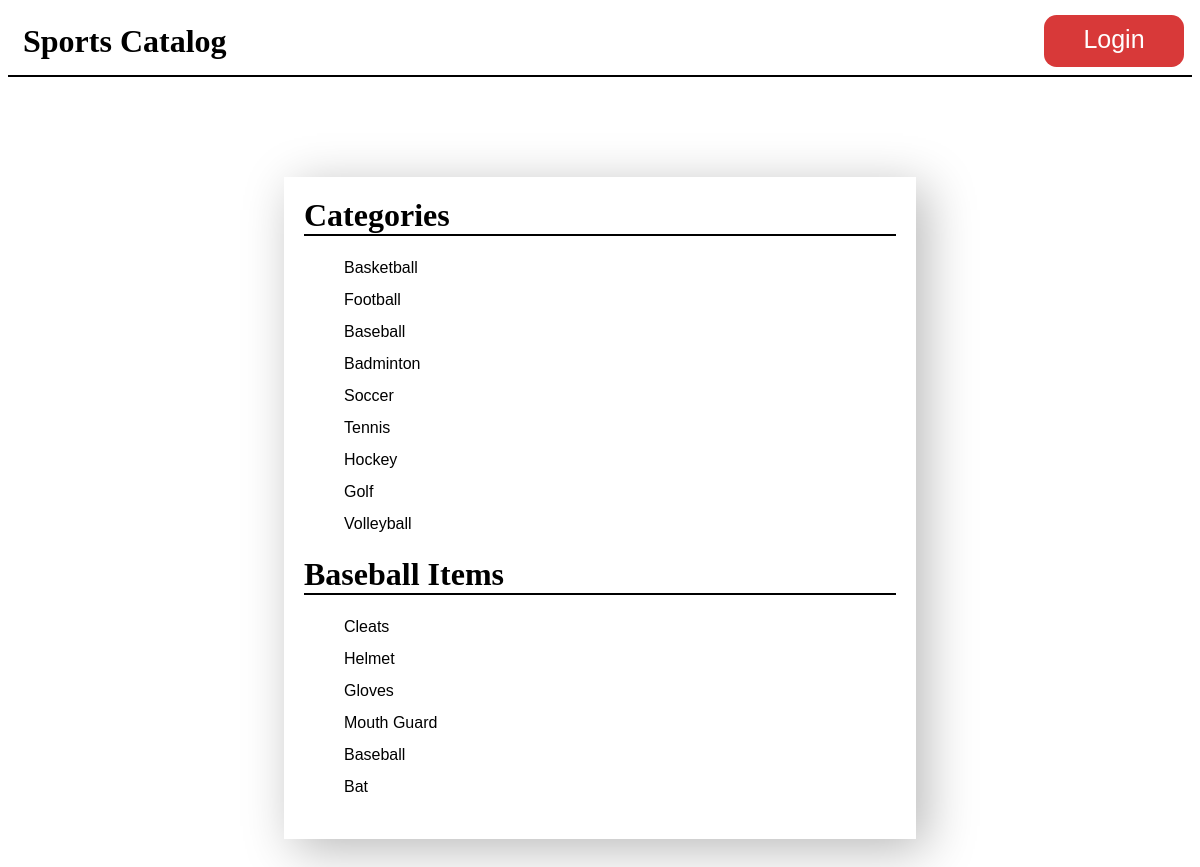
The page /category/3/items on the database as committed earlier.
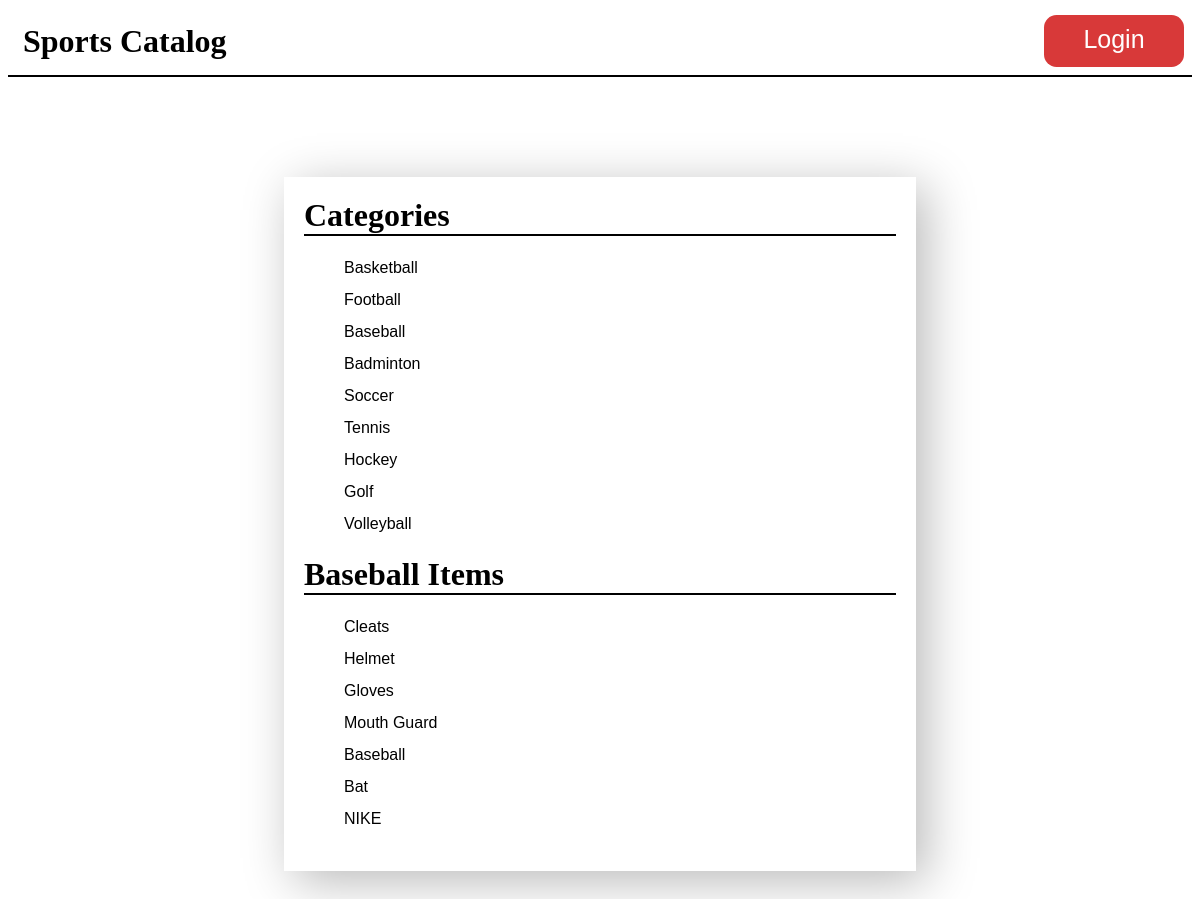
The same page on the database as committed later.
### database_setup.py (models this page shows, shortened)
class Category(Base):
    __tablename__ = 'category'
    id = Column(Integer, primary_key=True)
    name = Column(String(100))

class Item(Base):
    __tablename__ = 'item'
    id = Column(Integer, primary_key=True)
    name = Column(String(100), nullable=False)
    description = Column(String(500), nullable=False)
    created_at = Column(DateTime, nullable=False, default=datetime.datetime.utcnow())
    updated_at = Column(DateTime, nullable=False, default=datetime.datetime.utcnow(), onupdate=datetime.datetime.utcnow())
    category_id = Column(Integer, ForeignKey('category.id'))
    category = relationship(Category)
    user_id = Column(Integer, ForeignKey('user.id'))
    user = relationship(User)

### main.py (the view)
@app.route('/category/<int:category_id>/items')
def showItems(category_id):
    logged_in = True
    if 'username' not in login_session:
        logged_in = False
    categories = session.query(Category).all()
    category = session.query(Category).filter_by(id=category_id).one()
    items = session.query(Item).filter_by(category_id=category_id).all()
    return render_template('showItems.html', items=items, category=category, categories=categories, allowed=logged_in)

### templates/showItems.html (shortened to what this page needs)
<!DOCTYPE html>
<html>
  <head>
    <link href="/static/style.css" rel="stylesheet" />
  </head>
  <body>
    <header>
      <div id="container">
        <h1><a href="{{url_for('showHomePage')}}">Sports Catalog</a></h1>
        {% if not allowed %}
          <a href="{{url_for('showLogin')}}" id="login">Login</a>
        {% else %}
          <a href="{{url_for('gdisconnect')}}" id="logout">Logout</a>
        {% endif %}
      </div>
    </header>
    <div id="category_content">
      <h1>Categories</h1>
      <ul>
        {% for category in categories %}
          <li>
            <a href="{{url_for('showItems', category_id=category.id)}}">{{category.name}}</a>
          </li>
        {% endfor %}
      </ul>
      <h1>{{category.name}} Items</h1>
      <ul>
        {% for item in items %}
          <li>
            <a href="{{url_for('showItem', category_id=category.id, item_id=item.id)}}">{{item.name}}</a>
          </li>
        {% endfor %}
      </ul>
    </div>
  </body>
</html>

Rows that differ between the two databases and show on the page:
added Item: name "NIKE"
